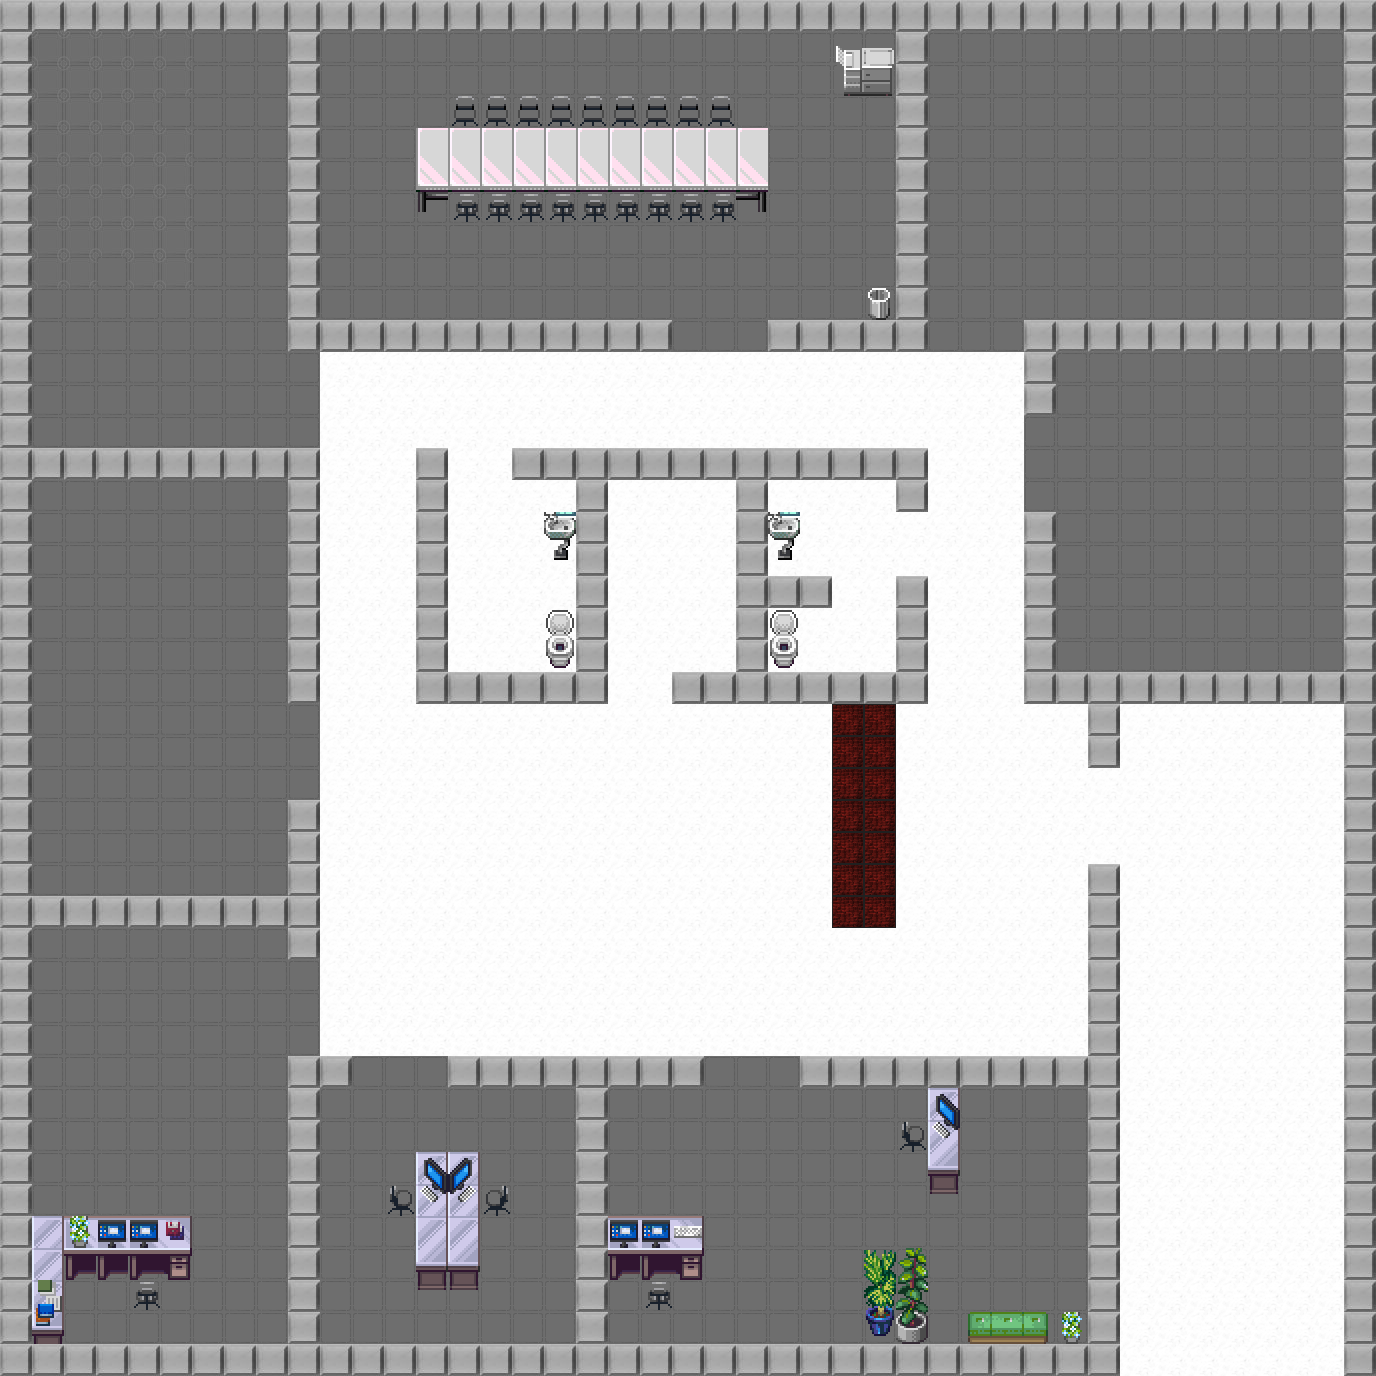

This game map was drawn from its Tiled (.tmx) file and the tilesets committed beside it. A one-line description and the trimmed map source follow:
An orthogonal 43x43 tile map with 32x32 px tiles, 4 tile layers (carpets, objects, pcs, walls), 2 tilesets.

<map version="1.4" tiledversion="2021.01.13" orientation="orthogonal" renderorder="right-down" width="43" height="43" tilewidth="32" tileheight="32" infinite="0" nextlayerid="9" nextobjectid="1">
 <tileset firstgid="1" source="office.tsx" />
 <tileset firstgid="65" source="Floor.tsx" />
 <layer id="4" name="carpets" width="43" height="43">
  <data>[1849 cells, 1596 non-empty, 4 distinct tile ids]</data>
 </layer>
 <layer id="7" name="objects" width="43" height="43">
  <data>[1849 cells, 92 non-empty, 26 distinct tile ids]</data>
 </layer>
 <layer id="8" name="pcs" width="43" height="43">
  <data>[1849 cells, 23 non-empty, 17 distinct tile ids]</data>
 </layer>
 <layer id="1" name="walls" width="43" height="43">
  <data>[1849 cells, 356 non-empty, 1 distinct tile ids]</data>
 </layer>
 <objectgroup id="2" name="floorLayer" />
</map>
